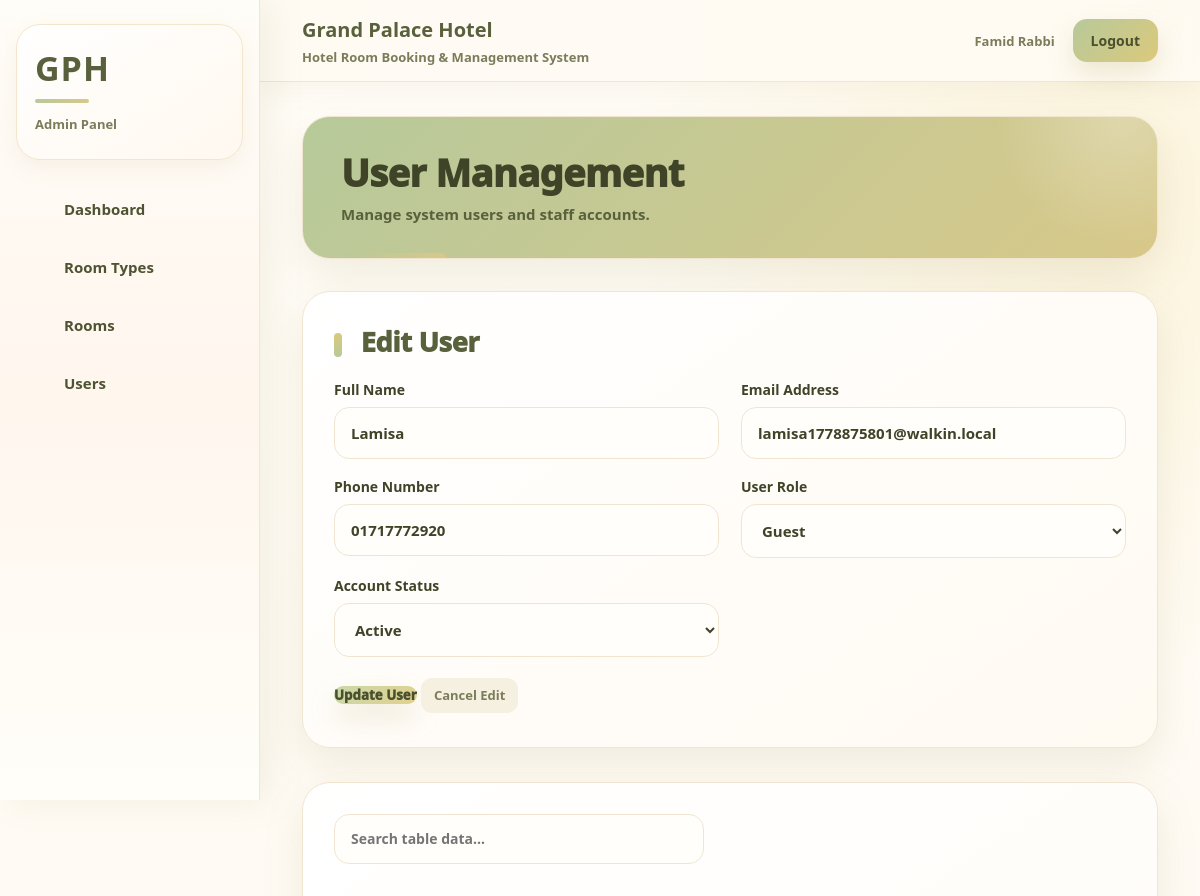
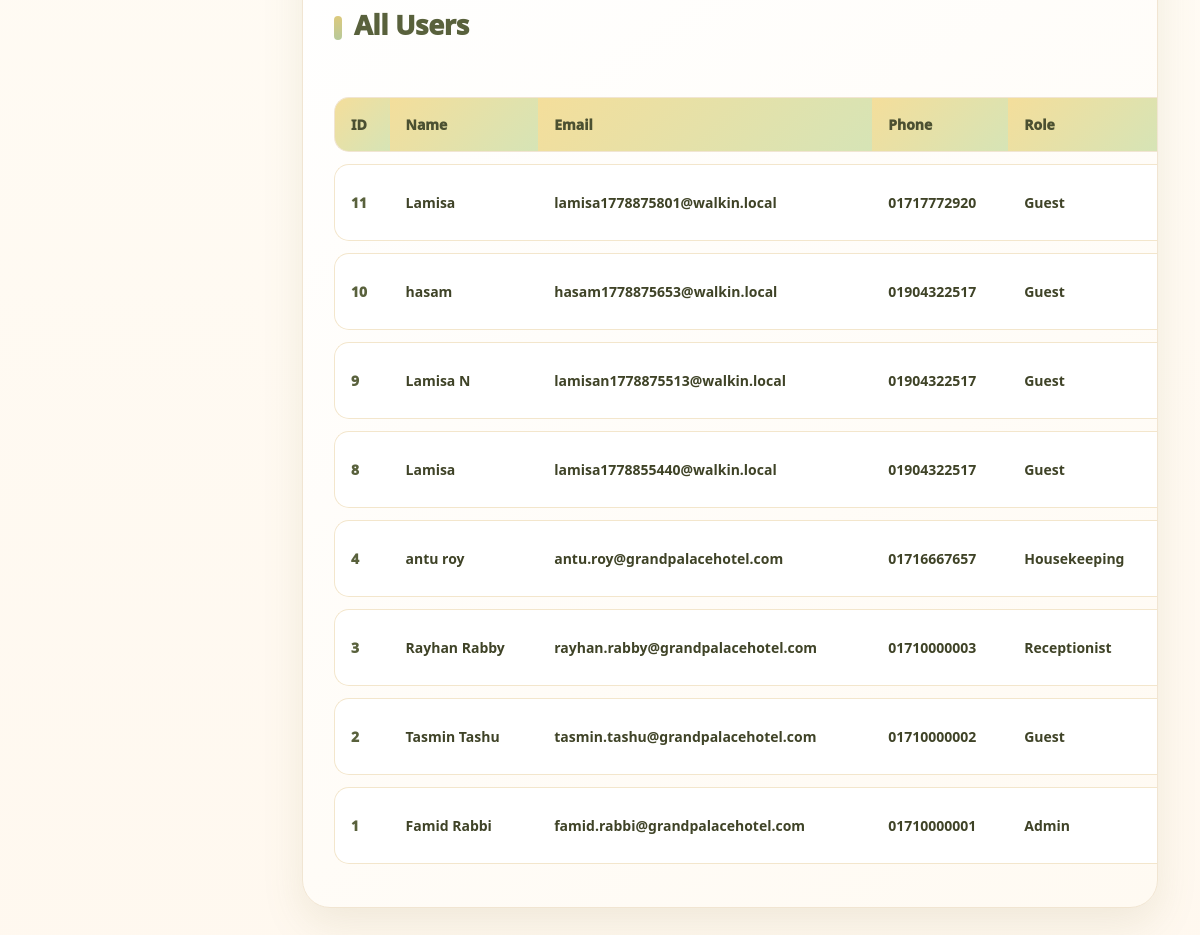
The page /views/admin/users.php?edit=11 (signed in) on the database its author committed (2 pictures, top to bottom).
### tables this page shows
CREATE TABLE `users` (
  `id` int(11) NOT NULL,
  `name` varchar(120) NOT NULL,
  `email` varchar(150) NOT NULL,
  `password_hash` varchar(255) NOT NULL,
  `phone` varchar(30) NOT NULL,
  `nationality` varchar(80) DEFAULT 'Bangladeshi',
  `id_number` varchar(80) DEFAULT NULL,
  `role` enum('guest','receptionist','housekeeping','admin') NOT NULL,
  `profile_pic` varchar(255) DEFAULT NULL,
  `is_active` tinyint(1) NOT NULL DEFAULT 1,
  `last_login_at` datetime DEFAULT NULL,
  `created_at` timestamp NOT NULL DEFAULT current_timestamp()
);

### models/userModel.php (called while the page is built, shortened)
<?php
require_once __DIR__ . "/../config/database.php";
function getAllUsers()
{
    global $conn;
    $sql = "SELECT * FROM users ORDER BY id DESC";
    return $conn->query($sql);
}
function getUserById($id)
{
    global $conn;
    $sql = "SELECT * FROM users WHERE id = ?";
    $stmt = $conn->prepare($sql);
    $stmt->bind_param("i", $id);
    $stmt->execute();
    return $stmt->get_result()->fetch_assoc();
}
?>

### views/admin/users.php (the view, shortened to what this page needs)
<?php
require_once "../../models/userModel.php";
$users = getAllUsers();
$editData = null;
if (isset($_GET["edit"])) {
    $editData = getUserById($_GET["edit"]);
}
require_once "../../app/layouts/header.php";
require_once "../../app/layouts/sidebar.php";
require_once "../../app/layouts/navbar.php";
?>
<div class="main-content">
    <div class="dashboard-title">
        <h1>User Management</h1>
        <p>Manage system users and staff accounts.</p>
    </div>
    <div class="form-box">
        <h2>
            <?php
            echo $editData ? "Edit User" : "Add New User";
            ?>
        </h2>
        <form action="../../controllers/userController.php" method="POST">
            <div class="form-row">
                <div class="form-group">
                    <label>Full Name</label>
                    <input
                        type="text"
                        name="name"
                        required
                        value="<?php echo $editData ? $editData["name"] : ""; ?>"
                    >
                </div>
                <div class="form-group">
                    <label>Email Address</label>
                    <input
                        type="email"
                        name="email"
                        required
                        value="<?php echo $editData ? $editData["email"] : ""; ?>"
                    >
                </div>
            </div>
            <div class="form-row">
                <div class="form-group">
                    <label>Phone Number</label>
                    <input
                        type="text"
                        name="phone"
                        required
                        value="<?php echo $editData ? $editData["phone"] : ""; ?>"
                    >
                </div>
                <div class="form-group">
                    <label>User Role</label>
                    <select name="role" required>
                        <?php
                        $roles = [
                            "admin",
                            "guest",
                            "receptionist",
                            "housekeeping"
                        ];
                        foreach ($roles as $role) {
                            $selected = "";
                            if ($editData && $editData["role"] == $role) {
                                $selected = "selected";
                            }
                            echo "<option value='$role' $selected>";
                            echo ucfirst($role);
                            echo "</option>";
                        }
                        ?>
                    </select>
                </div>
            </div>
            <div class="form-row">
                <div class="form-group">
                    <label>Account Status</label>
                    <select name="is_active">
                        <?php
                        $statuses = [
                            1 => "Active",
                            0 => "Inactive"
                        ];
                        foreach ($statuses as $key => $value) {
                            $selected = "";
                            if (
                                $editData &&
                                $editData["is_active"] == $key
                            ) {
                                $selected = "selected";
                            }
                            echo "<option value='$key' $selected>";
                            echo $value;
                            echo "</option>";
                        }
                        ?>
                    </select>
                </div>
            </div>
            <button type="submit">
                <?php
                echo $editData ? "Update User" : "Add User";
                ?>
            </button>
            <?php if ($editData) { ?>
                <a href="users.php" class="cancel-link">
                    Cancel Edit
                </a>
            <?php } ?>
        </form>
    </div>
    <div class="dashboard-table">
	<div class="table-search-box">
    <input
        type="text"
        class="table-search"
        placeholder="Search table data..."
    >
</div>
<br>
        <h2>All Users</h2>
        <br>
        <table>
            <thead>
                <tr>
                    <th>ID</th>
                    <th>Name</th>
                    <th>Email</th>
                    <th>Phone</th>
                    <th>Role</th>
                </tr>
            </thead>
            <tbody>
                <?php
                if ($users && $users->num_rows > 0) {
                    while ($user = $users->fetch_assoc()) {
                        echo "<tr>";
                        echo "<td>" . $user["id"] . "</td>";
                        echo "<td>" . $user["name"] . "</td>";
                        echo "<td>" . $user["email"] . "</td>";
                        echo "<td>" . $user["phone"] . "</td>";
                        echo "<td>" . ucfirst($user["role"]) . "</td>";
                        echo "</tr>";
                    }
                } else {
                    echo "<tr>";
                    echo "<td colspan='7'>No users found.</td>";
                    echo "</tr>";
                }
                ?>
            </tbody>
        </table>
    </div>
</div>
<?php
require_once "../../app/layouts/footer.php";
?>

### assets/css/dashboard.css (style rules this page uses)
* { margin: 0; padding: 0; box-sizing: border-box; }
a { color: inherit; text-decoration: none; }
button, input, select, textarea { font-family: inherit; }
.main-content { margin-left: var(--sidebar-width); min-height: calc(100vh - var(--navbar-height)); padding: 34px 42px 58px; background: radial-gradient(circle at 92% 6%, rgba(244, 222, 155, 0.28), transparent 26%), linear-gradient(180deg, #fffdf7 0%, #fff8ef 100%); }
.dashboard-title { position: relative; overflow: hidden; padding: 34px 38px; margin-bottom: 32px; border-radius: 28px; background: linear-gradient(135deg, #B7C99A, #D8C88A); border: 1px solid var(--border); box-shadow: var(--shadow-md); }
.dashboard-title::before { content: ""; position: absolute; width: 260px; height: 260px; right: -95px; top: -130px; border-radius: 50%; background: radial-gradient(circle, rgba(255, 255, 255, 0.28), transparent 70%); }
.dashboard-title::after { content: ""; position: absolute; left: 38px; bottom: 0; width: 105px; height: 5px; border-radius: 999px 999px 0 0; background: linear-gradient(90deg, var(--pink-main), var(--pink-mid)); }
.dashboard-title h1 { position: relative; z-index: 1; color: #3F4327; font-size: 38px; line-height: 1.12; font-weight: 950; letter-spacing: -0.6px; margin-bottom: 10px; }
.dashboard-title p { position: relative; z-index: 1; color: #59613C; font-size: 15px; font-weight: 600; }
.dashboard-table, .form-box { position: relative; padding: 31px; margin-bottom: 34px; border-radius: 28px; background: linear-gradient(145deg, #ffffff, #fffaf2); border: 1px solid var(--border); box-shadow: var(--shadow-md); }
.dashboard-table h2, .form-box h2 { color: #59613C; font-size: 27px; font-weight: 950; letter-spacing: -0.3px; margin-bottom: 20px; }
.dashboard-table h2::before, .form-box h2::before { content: ""; display: inline-block; width: 8px; height: 24px; margin-right: 12px; border-radius: 999px; vertical-align: -5px; background: linear-gradient(180deg, #DCC97C, #B7C99A); }
.dashboard-table { overflow-x: auto; }
.dashboard-table table { width: 100%; min-width: 1120px; border-collapse: separate; border-spacing: 0 12px; }
.dashboard-table th { padding: 17px 16px; color: #4B5031; background: linear-gradient(135deg, #F4DE9B, #D6E4B6); border-top: 1px solid var(--border); border-bottom: 1px solid var(--border); font-size: 14px; font-weight: 950; text-align: left; white-space: nowrap; }
.dashboard-table th:first-child { border-radius: 15px 0 0 15px; border-left: 1px solid var(--border); }
.dashboard-table td { padding: 17px 16px; color: var(--text); background: #ffffff; border-top: 1px solid var(--border-light); border-bottom: 1px solid var(--border-light); font-size: 14px; font-weight: 650; vertical-align: middle; }
.dashboard-table td:first-child { color: var(--pink-dark); font-weight: 950; border-left: 1px solid var(--border-light); border-radius: 15px 0 0 15px; }
.dashboard-table tbody tr { transition: 0.22s ease; }
.form-row { display: grid; grid-template-columns: repeat(2, minmax(0, 1fr)); gap: 22px; }
.form-group { margin-bottom: 18px; }
.form-group label { display: block; margin-bottom: 8px; color: var(--text); font-size: 14px; font-weight: 850; }
.form-group input, .form-group select, .form-group textarea { width: 100%; padding: 15px 16px; border: 1px solid var(--border); border-radius: 15px; outline: none; background: #fffefb; color: var(--text); font-size: 15px; font-weight: 650; transition: 0.22s ease; }
.print-btn, button[type="submit"], input[type="submit"] { border: none; border-radius: 15px; color: #4A4F2E; background: linear-gradient(135deg, #C8D9A9, #E3D08E); box-shadow: 0 13px 28px rgba(171, 160, 93, 0.22); cursor: pointer; font-weight: 950; transition: 0.24s ease; }
.edit-btn, .delete-btn, .cancel-link { display: inline-flex; align-items: center; justify-content: center; min-height: 35px; padding: 8px 13px; border-radius: 11px; font-size: 13px; font-weight: 900; margin: 3px 5px 3px 0; transition: 0.22s ease; }
.cancel-link { color: var(--text-soft); background: #f5f0e0; }
.table-search-box { width: 100%; margin-bottom: 16px; }
.table-search { width: min(370px, 100%); height: 50px; padding: 0 16px; border: 1px solid var(--border); border-radius: 15px; outline: none; background: #fffefb; color: var(--text); font-size: 14px; font-weight: 650; }

### rows shown on the page
users: name "Lamisa", email "lamisa1778875801@walkin.local", phone "01717772920", id "11", role "Guest"
users: id "10", name "hasam", email "hasam1778875653@walkin.local", phone "01904322517", role "Guest"
users: id "9", name "Lamisa N", email "lamisan1778875513@walkin.local", phone "01904322517", role "Guest"
users: id "8", name "Lamisa", email "lamisa1778855440@walkin.local", phone "01904322517", role "Guest"
users: id "4", name "antu roy", email "antu.roy@grandpalacehotel.com", phone "01716667657", role "Housekeeping"
users: id "3", name "Rayhan Rabby", email "rayhan.rabby@grandpalacehotel.com", phone "01710000003", role "Receptionist"
users: id "2", name "Tasmin Tashu", email "tasmin.tashu@grandpalacehotel.com", phone "01710000002", role "Guest"
users: id "1", name "Famid Rabbi", email "famid.rabbi@grandpalacehotel.com", phone "01710000001", role "Admin"

### other values the page prints
$role "Admin"
$_SESSION["name"] "Famid Rabbi"
form field role "Guest"
form field is_active "Active"
